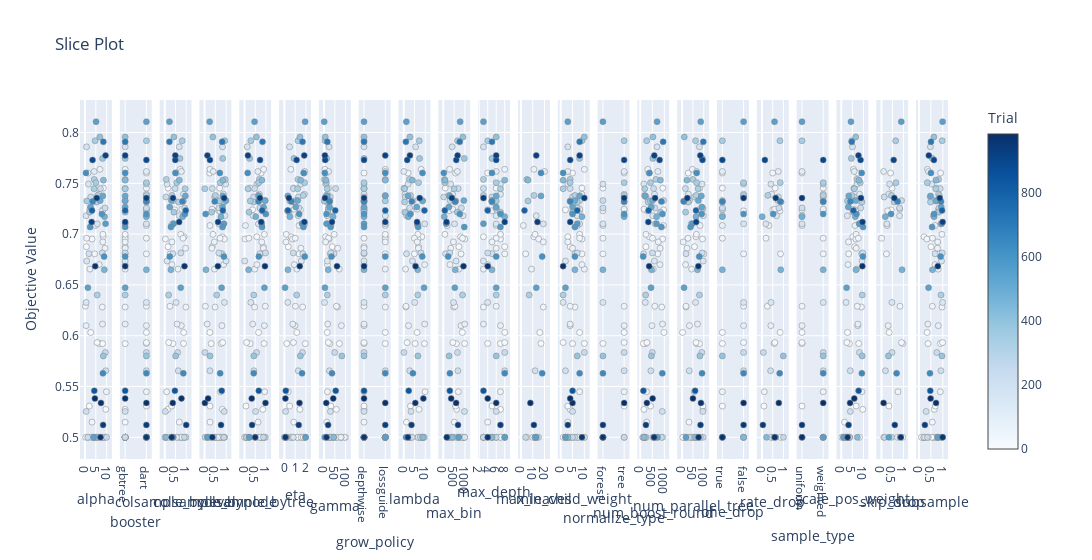

The code cell stored with this chart in its notebook:
### Code cell
optuna.visualization.plot_slice(study_max)
